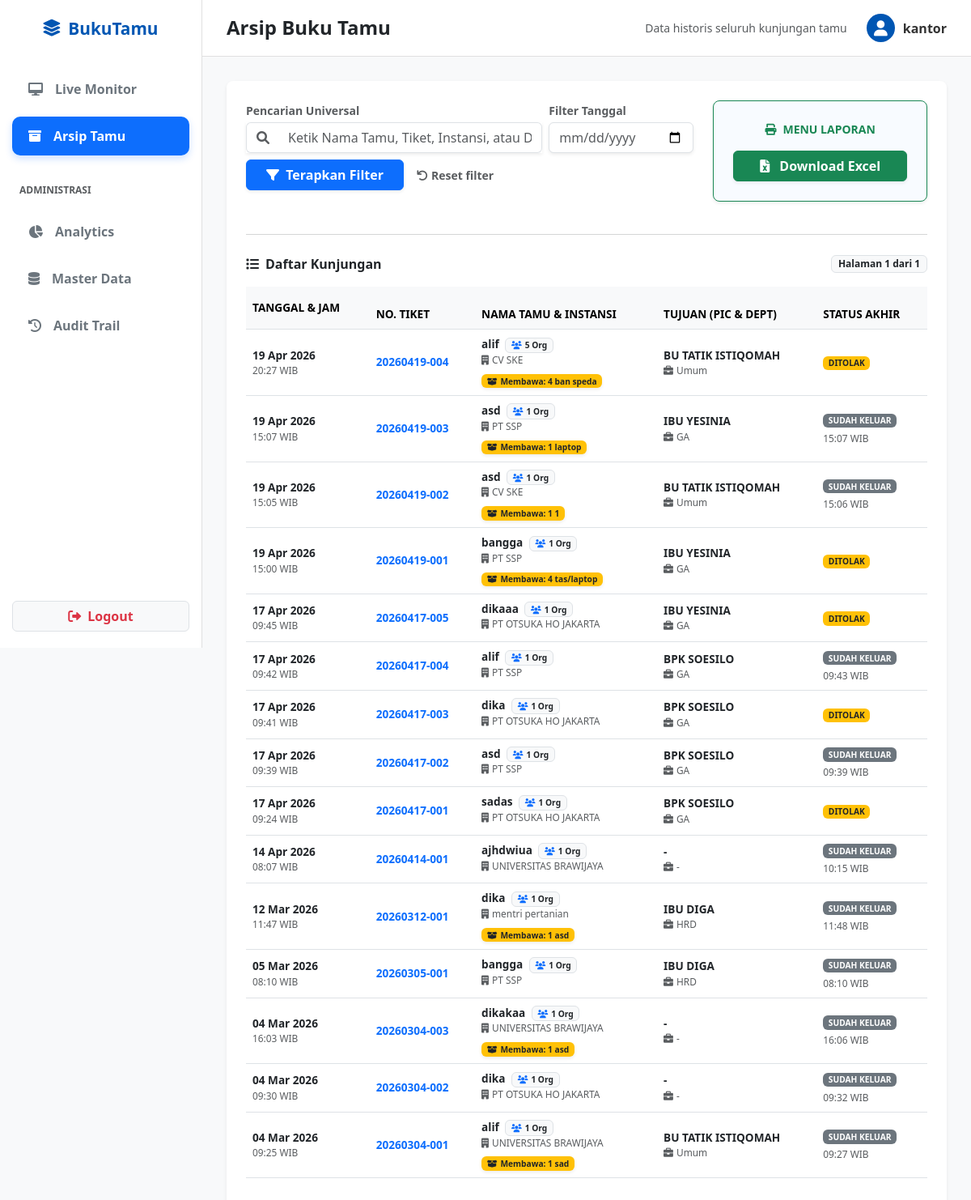
/arsip-tamu/ (signed in), run on an earlier commit of the app's database.
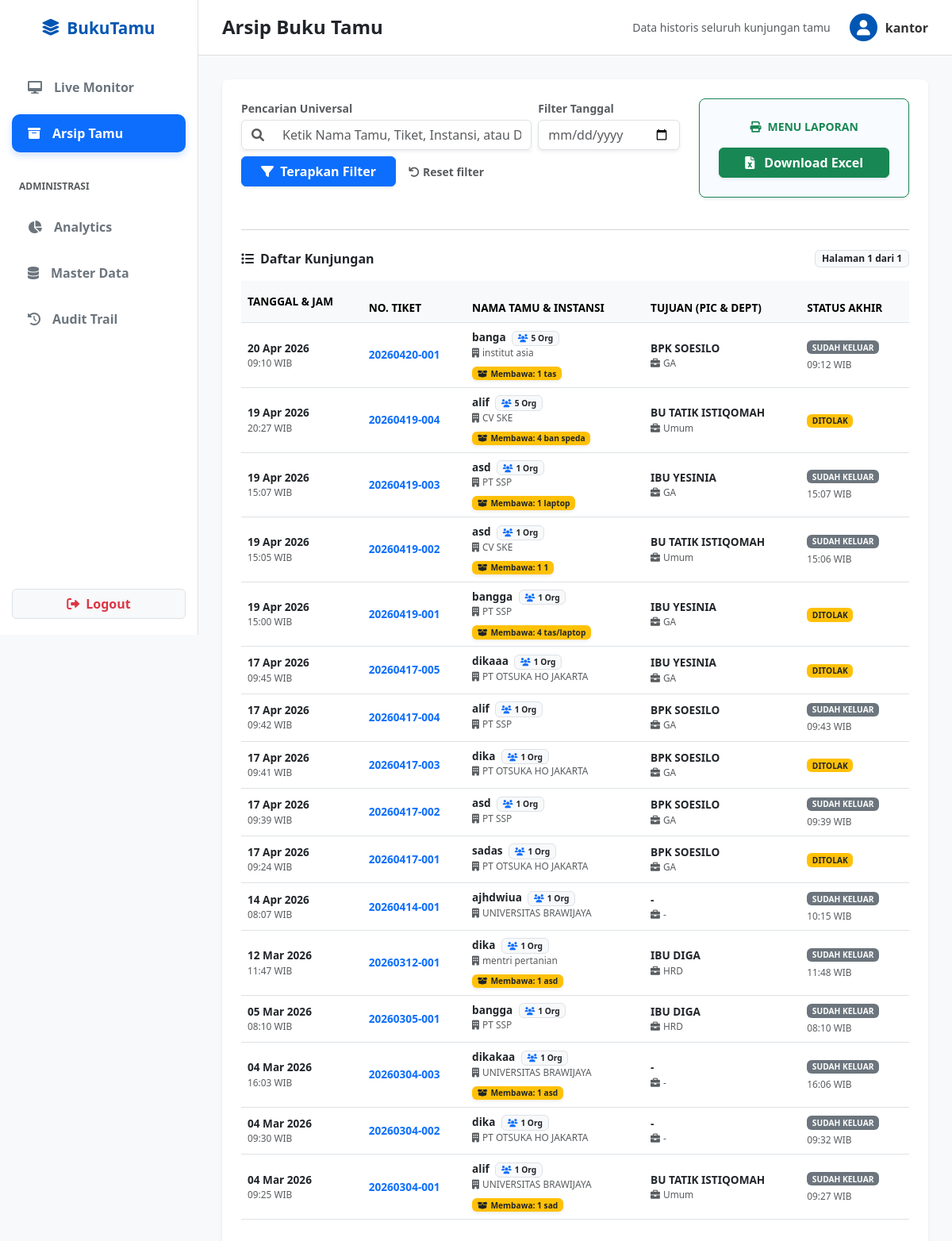
And on a later commit of the database.
### tamu/models.py (models this page shows, shortened)
class BukuTamu(models.Model):
    STATUS_CHOICES = [
        ('MENUNGGU', 'Menunggu Konfirmasi'),
        ('MASUK', 'Sedang Bertamu'),
        ('SELESAI', 'Selesai Bertamu'),
        ('KELUAR', 'Sudah Checkout'),
        ('DITOLAK', 'Ditolak/Batal'),
    ]
    KATEGORI_CHOICES = [
        ('rekan_bisnis', 'Lokal Rekan Bisnis'),
        ('pemerintahan', 'Pemerintahan'),
        ('akademisi', 'Akademisi'),
        ('overseas', 'Overseas Guests (Luar Negeri)'),
    ]
    waktu_masuk = models.DateTimeField(auto_now_add=True)
    status = models.CharField(max_length=20, choices=STATUS_CHOICES, default='MENUNGGU')
    nama = models.CharField(max_length=100, verbose_name="Nama Lengkap")
    instansi = models.CharField(max_length=150, verbose_name="Nama Instansi")
    no_hp = models.CharField(max_length=20, verbose_name="No Telfon/HP")
    no_polisi = models.CharField(max_length=20, verbose_name="No Polisi Kendaraan", blank=True, null=True)
    foto_ktp = models.ImageField(
        upload_to=rename_file_ktp,  # <--- PANGGIL FUNGSI
        verbose_name="Foto KTP",
        blank=False, null=False
    )
    keperluan = models.TextField(verbose_name="Keperluan")
    pic_tuju = models.ForeignKey('PIC', on_delete=models.SET_NULL, null=True, blank=True)
    jumlah_tamu = models.PositiveBigIntegerField(default=1, verbose_name="Jumlah Orang")
    sudah_janji = models.BooleanField(default=False, verbose_name="Sudah Janji?")
    foto_wajah = models.ImageField(
        upload_to=rename_file_selfie, # <--- PANGGIL FUNGSI
        verbose_name="Foto Wajah (Selfie)",
        blank=True, null=True
    )
    kategori_tamu = models.CharField(
        max_length=50,
        choices=KATEGORI_CHOICES,
        default='rekan_bisnis',
        verbose_name="Kategori Tamu"
    )
    waktu_keluar = models.DateTimeField(null=True, blank=True)
    created_at = models.DateTimeField(auto_now_add=True)
    bawa_barang = models.CharField(max_length=200, blank=True, null=True, verbose_name="Barang Bawaan")
    jumlah_barang = models.IntegerField(default=0, verbose_name="Jumlah Barang")
    @property
    def nomor_tiket(self):
        if not self.id:
            return "-"
        tanggal_ini = self.waktu_masuk.date()
        urutan = BukuTamu.objects.filter(waktu_masuk__date=tanggal_ini, id__lte=self.id).count()
        tanggal_str = self.waktu_masuk.strftime('%Y%m%d')
        return f"{tanggal_str}-{str(urutan).zfill(3)}"
    class Meta:
        ordering = ['-waktu_masuk']
        verbose_name_plural = "Daftar Tamu"

class PIC(models.Model): # Nama kelas jadi lebih singkat
    nama_lengkap = models.CharField(max_length=100, unique=True)
    departemen = models.CharField(max_length=100, default="-")
    is_active = models.BooleanField(default=True)
    class Meta:
        verbose_name = "PIC"
        verbose_name_plural = "Daftar PIC"

### tamu/views.py (the view, shortened to what this page needs)
# urls.py: path('arsip-tamu/', views.arsip_tamu, name='arsip_tamu'),
@login_required(login_url='login')
def arsip_tamu(request):
    tamu_list = BukuTamu.objects.all().order_by('-created_at')
    cari_nama = request.GET.get('nama', '')  # Ini sekarang bertugas sebagai penangkap Omni-Search
    cari_tanggal = request.GET.get('tanggal', '')
    if cari_tanggal:
        tamu_list = tamu_list.filter(waktu_masuk__date=cari_tanggal)
    paginator = Paginator(tamu_list, 20)
    page_number = request.GET.get('page')
    page_obj = paginator.get_page(page_number)
    context = {
        'page_obj': page_obj,
        'cari_nama': cari_nama, # Tetap pakai variabel ini agar HTML tidak error
        'cari_tanggal': cari_tanggal,
    }
    return render(request, 'tamu/arsip_tamu.html', context)

### tamu/templates/tamu/arsip_tamu.html (shortened to what the changed rows need)
{% extends 'tamu/base.html' %}
{% block content %}
<div class="card border-0 shadow-sm bg-white rounded-3 p-4">
    <div class="table-responsive">
        <table class="table table-hover align-middle" style="font-size: 0.85rem;">
            <thead class="table-light text-muted border-bottom">
                <tr>
                    <th class="py-3">TANGGAL & JAM</th>
                    <th>NO. TIKET</th>
                    <th>NAMA TAMU & INSTANSI</th>
                    <th>TUJUAN (PIC & DEPT)</th>
                    <th>STATUS AKHIR</th>
                </tr>
            </thead>
            <tbody>
                {% for tamu in page_obj %}
                <tr>
                    <td class="text-muted">
                        <div class="fw-bold text-dark">{{ tamu.waktu_masuk|date:"d M Y" }}</div>
                        <div class="small">{{ tamu.waktu_masuk|date:"H:i" }} WIB</div>
                    </td>
                    <td><span class="text-primary fw-bold">{{ tamu.nomor_tiket }}</span></td>
                    <td>
                        <div class="fw-bold text-dark">
                            {{ tamu.nama }}
                            <span class="badge bg-light text-dark border ms-1" title="Jumlah Tamu">
                                <i class="fas fa-users text-primary me-1"></i>{{ tamu.jumlah_tamu }} Org
                            </span>
                        </div>
                        <div class="small text-muted mb-1"><i class="fas fa-building me-1"></i>{{ tamu.instansi }}</div>
                        {% if tamu.bawa_barang %}
                        <span class="badge bg-warning text-dark small shadow-sm mt-1">
                            <i class="fas fa-box-open me-1"></i>Membawa: {{ tamu.jumlah_barang }} {{ tamu.bawa_barang }}
                        </span>
                        {% endif %}
                    </td>
                    <td>
                        <div class="fw-bold text-dark text-uppercase">{{ tamu.pic_tuju.nama_lengkap|default:"-" }}</div>
                        <div class="small text-muted"><i class="fas fa-briefcase me-1"></i>{{ tamu.pic_tuju.departemen|default:"-" }}</div>
                    </td>
                    <td>
                        {% if tamu.status == 'KELUAR' %}
                            <span class="badge bg-secondary">SUDAH KELUAR</span>
                            <div class="small text-muted mt-1">{{ tamu.waktu_keluar|date:"H:i" }} WIB</div>
                        {% elif tamu.status == 'MASUK' %}
                            <span class="badge bg-success">SEDANG BERTAMU</span>
                        {% else %}
                            <span class="badge bg-warning text-dark">{{ tamu.status }}</span>
                        {% endif %}
                    </td>
                </tr>
                {% empty %}
                <tr><td colspan="5" class="text-center py-5 text-muted">Data tamu tidak ditemukan.</td></tr>
                {% endfor %}
            </tbody>
        </table>
    </div>
</div>
{% endblock %}

What changed in the data, as far as the page shows it:
added BukuTamu: waktu_masuk "20 Apr 2026", waktu_masuk "09:10", nomor_tiket "20260420-001", nama "banga", jumlah_tamu "5", instansi "institut asia", jumlah_barang "1", bawa_barang "tas", pic_tuju.nama_lengkap "BPK SOESILO", pic_tuju.departemen "GA", waktu_keluar "09:12"
